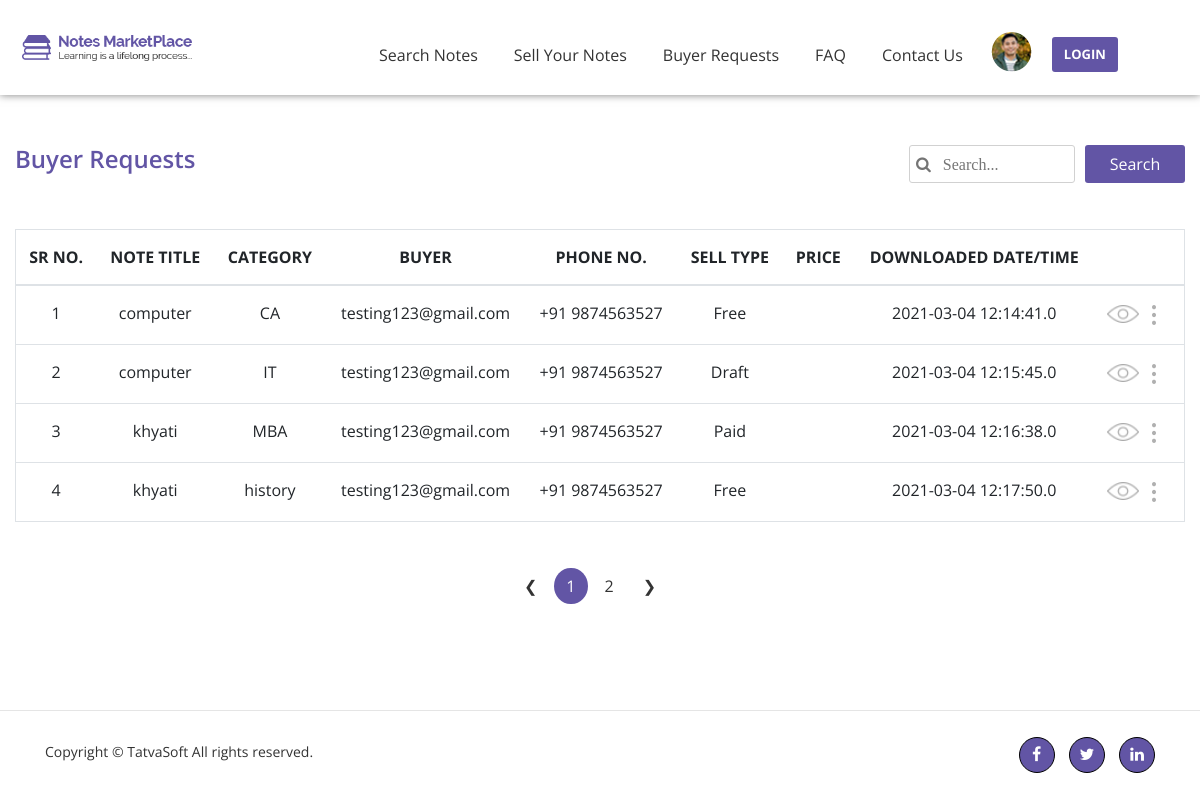
Page /Notes-front/buyerrequest.php on the committed database.
### tables this page shows
CREATE TABLE `downloads` (
  `Downloads_id` int(11) UNSIGNED NOT NULL,
  `Seller_note_id` int(11) UNSIGNED NOT NULL,
  `Seller` int(11) UNSIGNED NOT NULL,
  `Downloaders` int(11) UNSIGNED NOT NULL,
  `SellerAllowedDownload` bit(1) NOT NULL,
  `AttachmentPath` varchar(255) DEFAULT NULL,
  `AttachmentDownloadedDate` datetime(1) DEFAULT NULL,
  `AttachmentDownloaded` bit(1) NOT NULL,
  `IsPaid` int(10) UNSIGNED NOT NULL,
  `PurchasedPrice` decimal(10,0) DEFAULT NULL,
  `NoteTitle` varchar(100) NOT NULL,
  `NoteCategory` varchar(100) NOT NULL,
  `CreatedDate` datetime DEFAULT NULL,
  `CreatedBy` int(11) DEFAULT NULL,
  `ModifiedDate` datetime DEFAULT NULL,
  `ModifiedBy` int(11) DEFAULT NULL
);

CREATE TABLE `reference_data` (
  `Refdata_id` int(11) UNSIGNED NOT NULL,
  `Value` varchar(100) NOT NULL,
  `DataValue` varchar(100) NOT NULL,
  `RefCategory` varchar(100) NOT NULL,
  `CreatedDate` datetime DEFAULT NULL,
  `CreatedBy` int(11) DEFAULT NULL,
  `ModifiedDate` datetime DEFAULT NULL,
  `ModifiedBy` int(11) DEFAULT NULL,
  `IsActive` bit(1) NOT NULL
);

### Notes-front/buyerrequest.php (the view, shortened to what this page needs)
<?php
include "connection.php";
$limit = 4;
            if(isset($_GET["page"])) {
            $page = $_GET["page"];
            }
            else{
            $page=1;
            }
            $start_from = ($page-1) * $limit;
if(isset($_POST['search'])){
    $search_text=$_POST['search_text'];
    $result_db = mysqli_query($conn,"SELECT COUNT(Downloads_id) FROM downloads WHERE NoteTitle LIKE '%$search_text%'");
            $row_db = mysqli_fetch_row($result_db);
            $total_records = $row_db[0];
            $total_pages = ceil($total_records / $limit);
      $query_buyer="SELECT downloads.NoteTitle,downloads.NoteCategory,reference_data.Value,downloads.PurchasedPrice, downloads.AttachmentDownloadedDate FROM downloads LEFT JOIN reference_data ON downloads.IsPaid=reference_data.Refdata_id WHERE downloads.NoteTitle LIKE '%$search_text%' LIMIT  $start_from,$limit";
      $result_buyer=mysqli_query($conn,$query_buyer);
}
else{
    $result_db = mysqli_query($conn,"SELECT COUNT(downloads.Downloads_id) FROM downloads");
            $row_db = mysqli_fetch_row($result_db);
            $total_records = $row_db[0];
            $total_pages = ceil($total_records / $limit);
      $query_buyer="SELECT downloads.NoteTitle,downloads.NoteCategory,reference_data. Value,downloads.PurchasedPrice, downloads.AttachmentDownloadedDate FROM downloads LEFT JOIN reference_data ON downloads.IsPaid=reference_data.Refdata_id  LIMIT  $start_from,$limit ";
      $result_buyer=mysqli_query($conn,$query_buyer);
}
?>
<html>
<head>
    <link rel="stylesheet" href="css/font-awesome/css/font-awesome.min.css">
    <link rel="stylesheet" href="css/bootstrap/bootstrap.min.css">
    <link rel="stylesheet" href="css/style.css">
    <link rel="stylesheet" href="css/responsive.css">
</head>
<body>
     <?php
    include "header.php";
    ?>
    <section id="buyer-request">
        <div class="container dash-space">
           <form method="post">
            <div class="row">
                <div class="col-lg-6 col-md-6 col-sm-12 col-12 common-space">
                    <h4>Buyer Requests</h4>
                </div>
                <div class="col-lg-6 col-md-6 col-sm-12 col-12 common-space">
                    <button type="submit" class="btn" name="search">Search</button>
                    <input type="text" placeholder=' &#xf002   Search...' name="search_text" />
                </div>
            </div>
            </form>
            <div class="row">
                <div class="table-responsive">
                    <table class="table border common-table-width-2 text-center">
                        <thead>
                            <tr>
                                <th scope="col">SR NO.</th>
                                <th scope="col">NOTE TITLE</th>
                                <th scope="col">CATEGORY</th>
                                <th scope="col">BUYER</th>
                                <th scope="col">PHONE NO.</th>
                                <th scope="col">SELL TYPE</th>
                                <th scope="col">PRICE</th>
                                <th scope="col">DOWNLOADED DATE/TIME</th>
                                <th scope="col"></th>
                            </tr>
                        </thead>
                        <tbody>
                          <?php
                         $i=1;
                            while($row=mysqli_fetch_assoc($result_buyer)){
                                $title=$row['NoteTitle'];
                                $category=$row['NoteCategory'];
                                $type=$row['Value'];
                                $price=$row['PurchasedPrice'];
                                $downloaded_date=$row['AttachmentDownloadedDate'];
                                echo "<tr>";
                                echo "<td>$i</td>";
                                echo "<td>$title</td>";
                                echo "<td>$category</td>";
                                echo "<td>testing123@gmail.com</td>";
                                 echo "<td>+91&nbsp;9874563527</td>";
                                echo "<td>$type</td>";
                                echo "<td>$price</td>";
                                echo "<td>$downloaded_date</td>";
                                echo "
                                <td>
                                    <div class='join-image'>
                                        <img src='image/Dashboard/eye.png' alt='eye' class='table-img-1'>
                                        <div class='dropdown dropleft'>
                                            <a class='btn' href='#' role='button' id='dropdownMenuLink' data-toggle='dropdown' aria-haspopup='true' aria-expanded='false'>
                                                <img src='image/Dashboard/dots.png' alt='dots'>
                                            </a>
                                            <div class='dropdown-menu dots-shadow' aria-labelledby='dropdownMenuLink'>
                                                <a class='dropdown-item' href='#'>Allow Download</a>
                                            </div>
                                        </div>
                                    </div>
                                </td>";
                                echo "</tr>";
                                $i++;
                            }
                            ?>
                        </tbody>
                    </table>
                </div>
            </div>
            <div class="row">
                <div class="col-md-12">
                    <ul class='pagination justify-content-center'>
                    <?php
                    echo "<li class='page-item' style='list-style:none'><a href='buyerrequest.php?page=".($page-1)."' class='page-link'>❮</a></li>";
                    for($i=1; $i<=$total_pages; $i++) {
                        if($i==$page){
                        echo "<li class='page-item active'><a class='page-link' href='buyerrequest.php?page=".$i."'>".$i."</a></li>";
                        }
                        else{
                          echo "<li class='page-item' style='list-style:none'><a class='page-link' href='buyerrequest.php?page=".$i."'>".$i."</a></li>";
                        }
                             }
                    echo "<li class='page-item'><a href='buyerrequest.php?page=".($page+1)."' class='page-link'>❯</a></li>";
                         ?>
                     </ul>
                </div>
            </div>
        </div>
    </section>
   <?php
    include "footer.php";
    ?>
</body>
</html>

### Notes-front/header.php (shortened to what this page needs)
<nav class="navbar navbar-expand-lg navbar-light  bg-light fixed-top  general-navbar">
        <a class="navbar-brand" href="#">
            <img src="image/User-Profile/logo.png" alt="Logo" />
        </a>
        <div class="collapse navbar-collapse" id="navbarSupportedContent">
            <ul class="navbar-nav ml-auto">
                <li class="nav-item">
                    <a class="nav-link" href="search.php">Search Notes</a>
                </li>
                <li class="nav-item">
                    <a class="nav-link" href="dashboard.php">Sell Your Notes</a>
                </li>
                <li class="nav-item">
                    <a class="nav-link" href="buyerrequest.php">Buyer Requests</a>
                </li>
                <li class="nav-item">
                    <a class="nav-link" href="faq.php">FAQ</a>
                </li>
                <li class="nav-item">
                    <a class="nav-link" href="contactus.php">Contact Us</a>
                </li>
                <li class="dropdown">
                    <a href="#" role="button" data-toggle="dropdown" aria-haspopup="true" aria-expanded="false">
                        <img src="image/User-Profile/user-img.png" alt="user" class="img-fluid" style="margin-top: 10px">
                    </a>
                </li>
                <li class="nav-item">
                    <?php if($_SESSION['login']){?>
                        <a href="login.php"><button class="btn btn-nav-login" type="submit"><b>LOGOUT</b></button></a>
                                <?php }
                                else{
                                ?>
                        <a href="login.php"><button class="btn btn-nav-login" type="submit"><b>LOGIN</b></button></a>
                     <?php } ?>
                </li>
            </ul>
        </div>
    </nav>

### Notes-front/footer.php
<div id="footer">
        <hr>
        <div class="container">
            <div class="row">
                <div class="col-lg-6 col-md-6  col-sm-7 col-12">
                    <h3>Copyright &#169; TatvaSoft All rights reserved.</h3>
                </div>
                <div class="col-lg-6 col-md-6  col-sm-5 col-12">
                    <ul class="icon-list pull-right">
                        <li><a href="#"><i class="fa fa-facebook"></i></a></li>
                        <li><a href="#"><i class="fa fa-twitter"></i></a></li>
                        <li><a href="#"><i class="fa fa-linkedin"></i></a></li>
                    </ul>
                </div>
            </div>
        </div>
    </div>

### Notes-front/css/style.css (style rules this page uses)
html,body { height: 100%; font-family: "Open Sans",sans-serif; }
section { background-color: white; overflow: hidden; }
.navbar { padding: .8rem; box-shadow:0 0 8px rgba(0,0,0,0.5); width: 100%; }
.navbar-nav { margin-right: 30px; }
.navbar-nav li { padding-right: 20px; }
.nav-link { font-size: 1.1em; }
.navbar-brand img { margin-left: 20px; width: 170px; }
.general-navbar { padding: .76rem; box-shadow:0 0 8px rgba(0,0,0,0.5); width: 100%; }
.bg-light { background-color: #fff !important; }
.navbar-brand img { margin-left: 10px; width: 170px; }
.bg-light .navbar-nav .nav-link { font-family: "Open Sans", sans-serif; font-size: 16px; font-weight: 400; line-height: 20px; color: #333333 !important; }
.bg-light .navbar-nav .nav-item { margin-top: 15px; }
.btn-nav-login { background-color: #6255a5; height: 35px; border-radius: 3px; color: #fff; font-family: "Open Sans", sans-serif; font-size: 13px; border: none; outline: none; }
ul { list-style: none; padding: 10px 20px; }
.common-space { padding: 0; }
.page-link { border: none; color: #333333; margin-top: 20px; margin-left: 5px; }
.page-item.active .page-link { background-color: #6255a5; border-radius: 50%; }
#buyer-request { margin-top: 105px; }
#buyer-request .dash-space { padding: 40px 0 20px 0; }
#buyer-request table { border: 1px solid #d1d1d1; line-height: 30px; margin-top: 30px; }
#buyer-request h4 { float: left; color: #6255a5; font-weight: 600; }
#buyer-request input { height: 38px; border: 1px solid #d1d1d1; border-radius: 3px; margin-right: 10px; font-family: FontAwesome; }
#buyer-request input, #buyer-request button { float: right; }
#buyer-request button { color: #fff; background-color: #6255a5; border-radius: 3px; width: 100px; }
.join-image { display: flex; }
.table-img-1 { height: 18px; margin-top: 7px; }
#footer { margin-top: 60px; }
#footer h3 { font-family: "open sans", sans-serif; font-size: 14px; font-weight: 400; line-height: 10px; color: #333333; margin-bottom: 30px; margin-top: 20px; }
ul.icon-list { text-align: center; padding: 0; margin-top: 10px; margin-bottom: 20px; }
ul.icon-list li { display: inline-block; padding-left: 10px; }
ul.icon-list li a { background-color: #6255a5; border: 1px solid #000; width: 36px; height: 36px; display:inline-block; line-height: 35px; color: #fff; border-radius: 50%; -webkit-transition: all 400ms linear; transition: all 400ms linear; padding: 8px; }
.common-table-width-2 { width: 1170px; }

### rows in the picture
downloads: NoteTitle "computer", NoteCategory "CA", IsPaid.Value "Free", AttachmentDownloadedDate "2021-03-04 12:14:41.0"
downloads: NoteTitle "computer", NoteCategory "IT", IsPaid.Value "Draft", AttachmentDownloadedDate "2021-03-04 12:15:45.0"
downloads: NoteTitle "khyati", NoteCategory "MBA", IsPaid.Value "Paid", AttachmentDownloadedDate "2021-03-04 12:16:38.0"
downloads: NoteTitle "khyati", NoteCategory "history", IsPaid.Value "Free", AttachmentDownloadedDate "2021-03-04 12:17:50.0"
